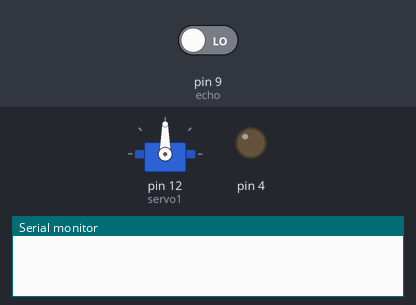
The sketch below on a simulated Arduino Uno, built with avr-gcc and run on an emulated ATmega328P. On the bench: servo, output pins drawn as LEDs (lit = HIGH), the last lines printed to the serial monitor. The inputs (shaded band) are chosen by the test bench; at power-on: pin 9 (echo) LOW. Pins used as bus, display or sensor lines are not drawn.

Above: at 0.1 s.
At 1.1 s:
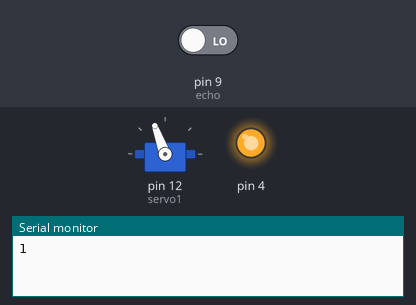
Timing chart, 0 to 2.6 s (numbered marks = the images above):
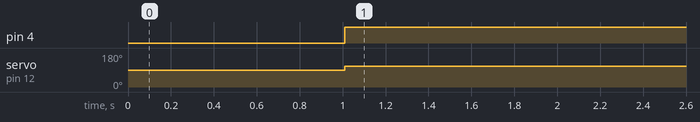

The sketch:

iip.ino
```cpp
#include<Servo.h>
Servo servo1;
int trig=7;
int echo=9;
int trig1=6;
int echo1=5;
int c=0;
int servopos=0;
void setup() {
  pinMode(7,OUTPUT);
  pinMode(9,INPUT);
  pinMode(4,OUTPUT);
  Serial.begin(9600);
  servo1.attach(12);
}
void loop() {
  int u = 0;
  digitalWrite(trig,HIGH);
  delay(10);
  digitalWrite(trig,LOW);
  int duration=pulseIn(echo,HIGH);//duration for which echo pin is high
  int distance=(duration/(2*29.1));
    if(distance<10) {
   if((u ==0) && (digitalRead(4) == LOW)){
   c=c+1;
   }
   digitalWrite(4,HIGH);
    servo1.write(110);
    delay(10);
  }
  else
   {
    digitalWrite(4,LOW);
    servo1.write(20);
    u = 0;
   }
  Serial.println(c);
  delay(1000);
}
```

Measured:
- by itself, pin 4: LOW → HIGH at 1.0 s
- by itself, servo on pin 12 (servo1): 90° → 110° at 1.0 s
